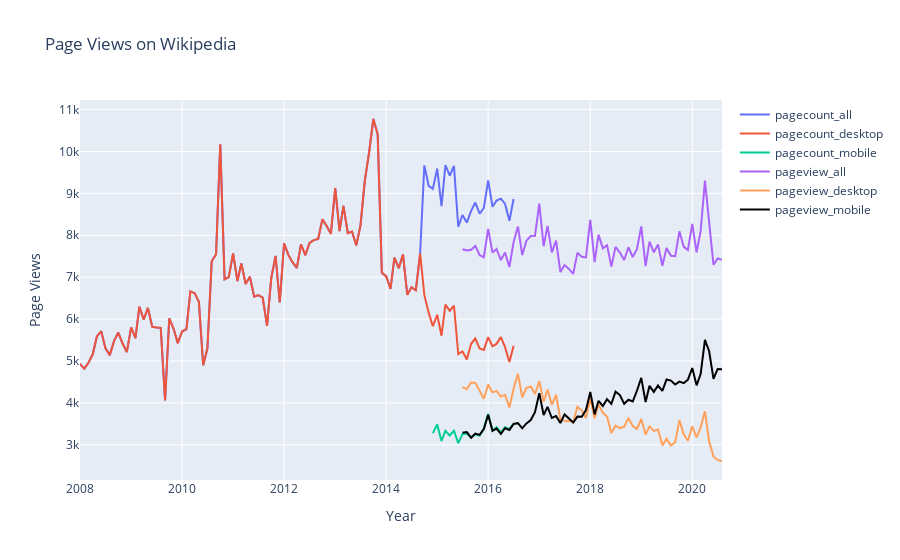

The notebook cell this image was saved under:
### Markdown cell above
#### Analyse and graph data
Read in the newly created CSV so that we can plot the graph of the pageviews and pagecounts. This is done by formatting the date column into a useable time format for plotly, setting that variable to the x-axis, and plotting the six pagecounts/pageviews columns to the y-axis

### Code cell
#https://plotly.com/python/line-charts/

df = pd.read_csv('en-wikipedia_traffic_200712-202008.csv')
df['date'] = df['year'].astype(str) + "-" + df['month'].astype(str)


#create plot, exclusing values that are non-zero
fig = go.Figure()
fig = fig.add_trace(go.Scatter(x=df['date'][0:103], y=df['pagecount_all_views'][0:103]/1000000, mode='lines',
                    name='pagecount_all'))
fig = fig.add_trace(go.Scatter(x=df['date'][0:103], y=df['pagecount_desktop_views'][0:103]/1000000, mode='lines',
                    name='pagecount_desktop'))
fig = fig.add_trace(go.Scatter(x=df['date'][83:103], y=df['pagecount_mobile_views'][83:103]/1000000, mode='lines',
                    name='pagecount_mobile'))
fig = fig.add_trace(go.Scatter(x=df['date'][90:], y=df['pageview_all_views'][90:]/1000000, mode='lines',
                    name='pageview_all'))
fig = fig.add_trace(go.Scatter(x=df['date'][90:], y=df['pageview_desktop_views'][90:]/1000000, mode='lines',
                    name='pageview_desktop'))
fig = fig.add_trace(go.Scatter(x=df['date'][90:], y=df['pageview_mobile_views'][90:]/1000000, mode='lines',
                    name='pageview_mobile', line={'color': 'black'}))

#add labels
fig.update_layout(title='Page Views on Wikipedia (x1,000,000)',
                   xaxis_title='Year',
                   yaxis_title='Page Views')

fig.show()
